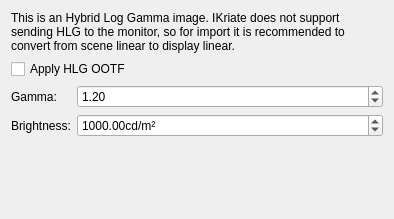
<?xml version="1.0" encoding="UTF-8"?>
<ui version="4.0">
 <class>DlgHeifImport</class>
 <widget class="QWidget" name="DlgHeifImport">
  <property name="geometry">
   <rect>
    <x>0</x>
    <y>0</y>
    <width>394</width>
    <height>219</height>
   </rect>
  </property>
  <property name="windowTitle">
   <string>Dialog</string>
  </property>
  <layout class="QFormLayout" name="formLayout">
   <item row="0" column="0" colspan="2">
    <widget class="QLabel" name="label">
     <property name="text">
      <string>&lt;html&gt;&lt;head/&gt;&lt;body&gt;&lt;p&gt;This is an Hybrid Log Gamma image. IKriate does not support sending HLG to the monitor, so for import it is recommended to convert from scene linear to display linear.&lt;/p&gt;&lt;/body&gt;&lt;/html&gt;</string>
     </property>
     <property name="wordWrap">
      <bool>true</bool>
     </property>
    </widget>
   </item>
   <item row="1" column="0" colspan="2">
    <widget class="QCheckBox" name="chkApplyOOTF">
     <property name="text">
      <string>Apply HLG OOTF</string>
     </property>
    </widget>
   </item>
   <item row="2" column="0">
    <widget class="QLabel" name="label_2">
     <property name="text">
      <string>Gamma:</string>
     </property>
    </widget>
   </item>
   <item row="2" column="1">
    <widget class="QDoubleSpinBox" name="spnGamma">
     <property name="toolTip">
      <string>&lt;html&gt;&lt;head/&gt;&lt;body&gt;&lt;p&gt;Display gamma. By default this is 1.2 for converting from scene to display linear.&lt;/p&gt;&lt;/body&gt;&lt;/html&gt;</string>
     </property>
     <property name="maximum">
      <double>3.000000000000000</double>
     </property>
     <property name="value">
      <double>1.200000000000000</double>
     </property>
    </widget>
   </item>
   <item row="3" column="0">
    <widget class="QLabel" name="label_3">
     <property name="text">
      <string>Brightness:</string>
     </property>
    </widget>
   </item>
   <item row="3" column="1">
    <widget class="QDoubleSpinBox" name="spnNits">
     <property name="toolTip">
      <string>&lt;html&gt;&lt;head/&gt;&lt;body&gt;&lt;p&gt;The display brightness in nits. By default this is set to 1000 for converting to display linear.&lt;/p&gt;&lt;/body&gt;&lt;/html&gt;</string>
     </property>
     <property name="suffix">
      <string>cd/m²</string>
     </property>
     <property name="maximum">
      <double>100000.000000000000000</double>
     </property>
     <property name="value">
      <double>1000.000000000000000</double>
     </property>
    </widget>
   </item>
  </layout>
 </widget>
 <resources/>
 <connections/>
</ui>
